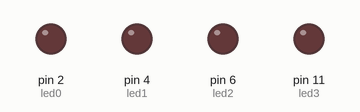
Recording of a sketch running on a simulated Arduino Uno, built with avr-gcc and run on an emulated ATmega328P. Parts: output pins drawn as LEDs (lit = HIGH).

Above: at 0.5 s.
At 2.5 s:
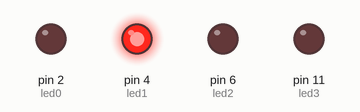
At 4.5 s:
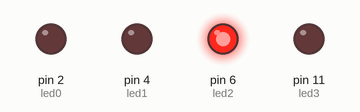
At 9.5 s:
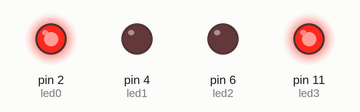
At 14.5 s:
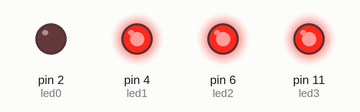
At 19.5 s:
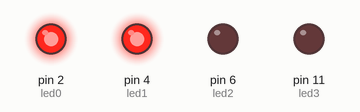
Timing chart, 0 to 20.8 s (numbered marks = the images above):
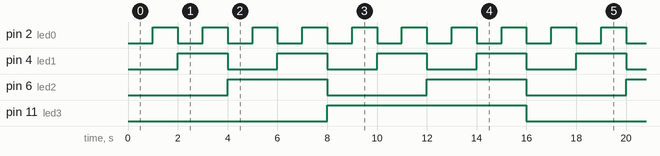

Measured:
- by itself, pin 2 (led0): alternates HIGH for 1.0 s and LOW for 1.0 s
- by itself, pin 4 (led1): alternates HIGH for 2.0 s and LOW for 2.0 s
- by itself, pin 6 (led2): alternates HIGH for 4.0 s and LOW for 4.0 s
- by itself, pin 11 (led3): alternates HIGH for 8.0 s and LOW for 8.0 s

The sketch:

sketch.ino
```cpp
int led0 = 2;   // Bit 0
int led1 = 4;   // Bit 1
int led2 = 6;   // Bit 2
int led3 = 11;  // Bit 3


void setup() {

 pinMode(led0, OUTPUT);
  pinMode(led1, OUTPUT);
  pinMode(led2, OUTPUT);
  pinMode(led3, OUTPUT);
}

void loop() {
  for (int i = 0; i < 16; i++) {
    digitalWrite(led0, bitRead(i, 0));
    digitalWrite(led1, bitRead(i, 1));
    digitalWrite(led2, bitRead(i, 2));
    digitalWrite(led3, bitRead(i, 3));

    delay(1000);
   }

}
```
